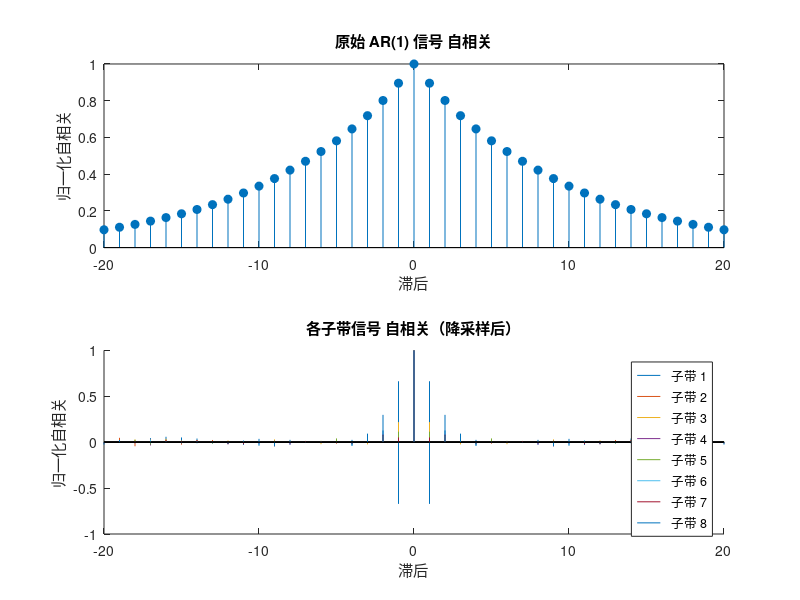

The MATLAB source for this figure:
%% 1) 参数设置
fs     = 8000;        % 原始采样率 (Hz)
T      = 5;           % 总时长 (s)
L      = fs * T;      % 样本数
a      = 0.9;         % AR(1) 系数
sigma  = 1;           % 白噪声标准差

N      = 8;           % 子带数
Lh     = 64;          % 原型滤波器长度 (偶数)
Fc     = 1/N;         % 原型低通归一化截止频率 (Nyquist=1)

%% 2) 生成 AR(1) 信号： x[n] = a*x[n-1] + noise
noise = sigma * randn(L,1);
x     = filter(1, [1, -a], noise);

%% 3) 设计原型低通 FIR 滤波器
h_proto = fir1(Lh-1, Fc, hamming(Lh));  

%% 4) 生成 N 支分析滤波器 (余弦调制)
%    hi[n] = 2*h_proto[n] * cos( (2*i+1)*pi/(2N)*(n-(Lh-1)/2) )
n = 0:Lh-1;
hi = zeros(N, Lh);
for i = 0:N-1
    hi(i+1, :) = 2 * h_proto .* ...
        cos((2*i+1) * pi/(2*N) * (n - (Lh-1)/2));
end

%% 5) 对原始信号做子带滤波 + N 倍降采样
%    yi = hi * x ； xi = downsample(yi, N)
x_sub = cell(N,1);
for i = 1:N
    y = filter(hi(i,:), 1, x);   % 子带 i 的滤波输出
    x_sub{i} = y(i:N:end);       % 降采样，保留第 i 个样本开始、步长 N
end

%% 6) 可视化：比较原始信号和每个子带信号的自相关
maxLag = 20;
figure;
subplot(2,1,1);
[rx, lags] = xcorr(x, maxLag, 'coeff');
stem(lags, rx, 'filled');
title('原始 AR(1) 信号 自相关');
xlabel('滞后'); ylabel('归一化自相关');

subplot(2,1,2);
hold on;
colors = lines(N);
for i = 1:N
    [r_sub, l] = xcorr(x_sub{i}, maxLag, 'coeff');
    stem(l, r_sub, 'marker','none','Color',colors(i,:),...
         'DisplayName',['子带 ',num2str(i)]);
end
hold off;
legend('show');
title('各子带信号 自相关（降采样后）');
xlabel('滞后'); ylabel('归一化自相关');

%% 7) 验证“白化”效果
% 可以看到，原始信号在滞后1处自相关较大，而各子带信号
% 降采样后相邻样本（等同滞后1）的自相关显著减小，近似白化。
